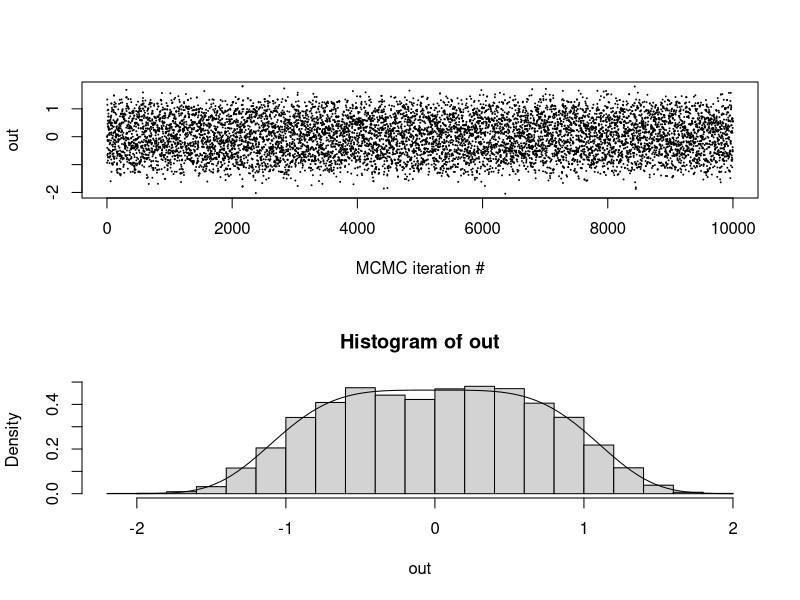
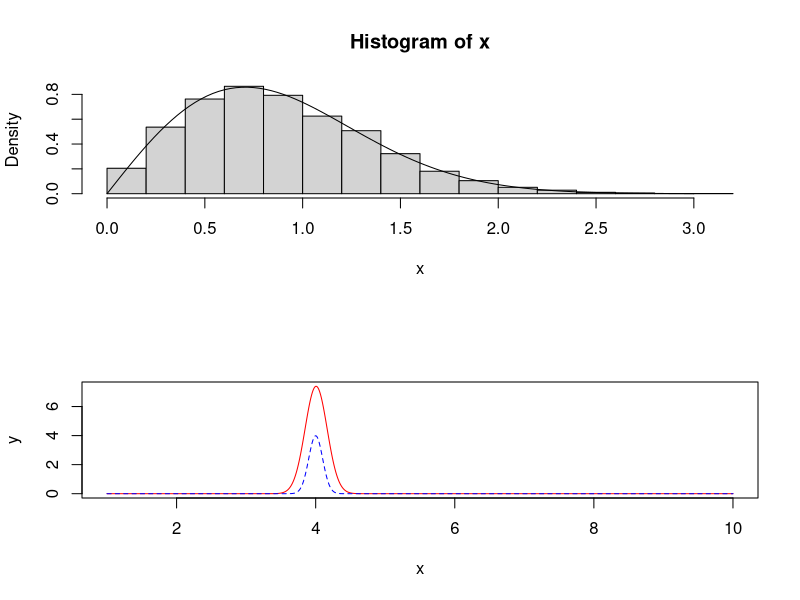
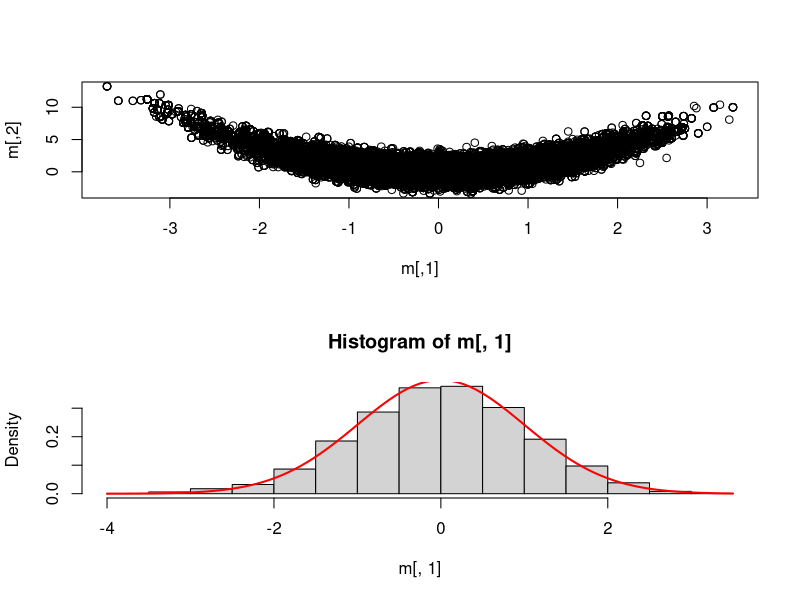
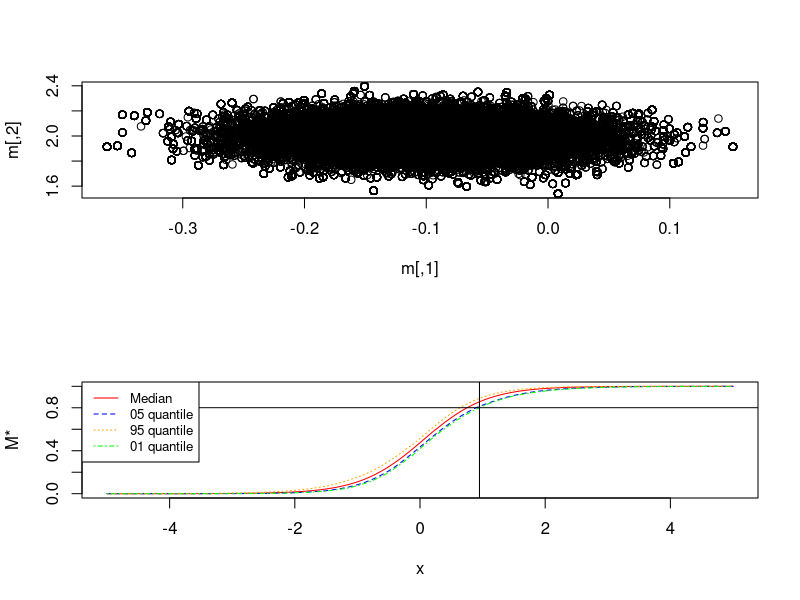

The R script that drew these images, in order:
## ---- chunk 1
rm(list = ls())
## ---- chunk 2
# general 1d independence metropolis hastings
oneD.IRWMH <- function(prob,
                       sigma=1.0,
                       theta1=0.0,
                       Nsamp=10000){
  res <- numeric(Nsamp)
  # allocate memory
  res[1] <- 0.0
  # old importance weight
  wt.old <- prob(res[1])/dnorm(res[1], sd=sigma)
  Nacc <- 0
    for(i in 2:Nsamp){
      # proposal (note, independent of past)
      thetaStar <- rnorm(1, sd=sigma)
      # new importance weight
      wt.star <- prob(thetaStar)/dnorm(thetaStar, sd=sigma)
      # accept probability
      alpha <- min(1.0, wt.star/wt.old)
      # accept/reject
      if(runif(1) < alpha){
        res[i] <- thetaStar
        wt.old <- wt.star
        Nacc <- Nacc+1
      } else {
        res[i] <- res[i-1]
      }
    }
  return(res)
}

# pdf from mandatory pdf
pdf <- function(x) {
  return ((2^0.25*gamma(3/4)/pi) * exp(-x^4 / 2))
}


# sample n samples
n <- 10000
out <- oneD.IRWMH(pdf, theta1 = 0.0, sigma=1, Nsamp = n)

# plot 
par(mfrow=c(2,1))
plot(1:length(out),out,pch=20,cex=0.1,xlab="MCMC iteration #")
hist(out, probability = TRUE)
curve(pdf, add = TRUE, -2, 2)
## ---- chunk 3
# Use inverse sampling method to sample from
# p(x) = 2x exp(-x^2)
inverse_sampling <- function(Nsamples) {
  # Sample n samples from uniform distribution
  u <- runif(Nsamples)
  # Return X = F^-1(U)
  return(sqrt(-log(1-u)))
}

# PDF
pdf2 <- function(x) {
  return(2*x * exp(-x^2))
}

x <- inverse_sampling(10000)
hist(x, probability = TRUE)
curve(pdf2, 0, 3, add = TRUE)
## ---- chunk 4
g <- function(x) {
 exp(sqrt(x))*exp(-20*(x-4)^2)
}

f <- function(x) {
  dnorm(x, mean=4, sd=0.1)
}

x<-seq(1,10,0.01); y1=g(x); y2=f(x)
plot(x, y1, type="l", pch=19, col="red", xlab="x", ylab="y")
lines(x, y2, pch=18, col="blue", type="l", lty=2)
legend(1, 95, legend=c("Line 1", "Line 2"),
       col=c("red", "blue"), lty=1:2, cex=0.8)
## ---- chunk 5
importance <- function(Nsamp) {
  # Sample from f
  x <- rnorm(Nsamp, 4, 0.1)
  # calculate empirical mean
  return(mean((g(x)*(x>0))/(f(x))))
}

# Estimate of integral using importance sampling
importance(100000)
# Numerical integration
integrate(g, 0, Inf)$value
## ---- chunk 6
# Load the multivariate normal library 
library(mvtnorm)
library(coda)

# Target function from 
logg <- function(theta) {
  return(-theta[1]^2/2 - (theta[2] - theta[1]^2)^2 /2)
}

# 2D Random walk using log g
smile_shaped <- function(logg,
                         sigma=diag(2),
                         theta=c(0.0, 0.0),
                         Nsamp=100000){
  
  # Reserve 2xNsamp matrix with zeros
  res <- matrix(0, Nsamp, 2)
  
  # Set initial conditions
  res[1,] <- theta
  
  # Calculate old log-probability
  logold <- logg(theta)
  
  # accept counter
  Nacc <- 0
  
  # Iterate no of samples.
  for(i in 2:Nsamp){
    # Proposal step
    new <- res[i-1,] + rmvnorm(1, theta, sigma)
    # Log-p of proposal step
    lognew <- logg(new)
    # Evaluate step
    logfrac <- exp(min(0.0,lognew-logold))
    # Accept or reject new step
    if(runif(1)<logfrac && is.finite(logfrac)){
      # accept
      res[i,] <- new
      logold <- lognew
      Nacc <- Nacc+1
    } else {
      # reject
      res[i,] <- res[i-1,]
    }
  }
  print(paste("Accept prob: ", Nacc/Nsamp))
  return(res[5000:Nsamp,])
}

# Covariance matrix
sigma <- matrix(c(2, 0, 0, 2), nrow=2, ncol=2)
m <- smile_shaped(logg=logg, sigma=sigma, c(0.0, 0.0), 50000)
## ---- chunk 7
# Plot multivariate distribution
plot(m)
## ---- chunk 8
# Plot marginal of theta1 and compare with standard normal
hist(m[,1], probability=TRUE)
curve(dnorm(x, mean=0, sd=1), 
      col="red", lwd=2, add=TRUE, yaxt="n")
## ---- chunk 9
ESS <- function(x) {
  coda::effectiveSize(x)
}

ESS(m[,1])
ESS(m[,2])
## ---- chunk 10
# Load the data set
df <- data.frame(read.table("logistic_regression_data.txt"))
x <- df$x
y <- df$y

# function returning a log-posterior kernel for theta
logistic.lp <- function(theta) {
  alpha <- theta[1]
  beta <- theta[2]
  # log-likelihood
  Eeta <- exp(alpha + beta*x)
  p <- Eeta/(1.0 + Eeta)
  log.like <- sum(dbinom(y, size=1, prob = p, log=TRUE))
  
  # priors
  log.prior <- dnorm(alpha, sd=10, log=TRUE) + dnorm(beta, sd=10, log=TRUE)
  
  # log-posterior kernel
  return(log.like+log.prior)
}
## ---- chunk 11
# Independent sampler
IndepMH <- function(prob, theta=c(0, 0), sigma=diag(2), Nsamp=1000, S=1){
  # Allocate space
  res <- matrix(0, Nsamp, 2)
  # Set initial values
  res[1,] <- theta
  # Old importance
  pold <- prob(theta)/dmvnorm(theta, mean=theta ,sigma=sigma)
  # No of accept
  Nacc <- 0
  for (i in 2:Nsamp){
    # Sample theta from multivariate normal with scaled sigma
    new <- rmvnorm(1, theta, S*sigma)
    # Importance of new theta
    pnew <- prob(new)/dmvnorm(new, mean=theta, sigma=sigma)
    frac <- min(1.0, pnew/pold)
    if(runif(1)<frac && is.finite(frac)){
      # Accept
      res[i,] <- new
      pold <- pnew
      Nacc <- Nacc+1
    } else {
      # Reject
      res[i,] <- res[(i-1),]
    }
  }
  print(paste0("accept rate : ",Nacc/Nsamp))
  return(res[1000:Nsamp,])
}

sigma <- matrix(c(0.00653,-0.00058,-0.00058,0.01689),2,2)

m <- IndepMH(logistic.lp, c(-0.102, 1.993), sigma, 30000, 0.6)
plot(m)
## ---- chunk 12
ESS(m[,1])
ESS(m[,2])
## ---- chunk 13
# Plotdist is function for calculating values for plotting
plotdist <- function (x) {
  # Calculate m(x*)
  mstar <- exp(m[,1] + m[,2]*x) / (1 + exp(m[,1] + m[,2]*x))
  # calulcate median given x*
  med <- median(mstar)
  # Caltulate quantiles given x*
  quant05 <- quantile(mstar, 0.05)
  quant95 <- quantile(mstar, 0.95)
  quant01 <- quantile(mstar, 0.01)
  # return vector of calculations
  return(c(med, quant05, quant95, quant01))
}

# sequence of x* values
x <- seq(-5, 5, 0.01)
# plot 
plotmat <- matrix(0, length(x), 4)
# set index
i <- 0
# Loop through all x* values in sequence
for (val in x) {
  # increment index for each value in xÆ
  i <- i+1
  plotmat[i,] <- plotdist(val)
}

# First value larger than 0.8 (for plotting horizontal)
horizontal <- plotmat[, 4][plotmat[, 4] > 0.8][1]

# First x-value of m-value with 99% probability of being larger than 0.8
vertical <- x[Position(function(x) x > 0.8, plotmat[, 4])]

# Plot all medians and quantiles conditional on x*
plot(x, plotmat[, 1], type="l", col="red", ylab="M*")
lines(x, plotmat[, 2], type="l", col="blue", lty=2)
lines(x, plotmat[, 3], type="l", col="orange", lty=3)
lines(x, plotmat[, 4], type="l", col="green", lty=4)
# Add vertical line for x values
abline(v = vertical, col="black")
# add horizontal line for m values
abline(h = horizontal, col="black")
legend("topleft", legend=c("Median", "05 quantile", "95 quantile", "01 quantile"),
       col=c("red", "blue", "orange", "green"), lty=1:4, cex=0.8)

# X* where P(M(X*) > 0.8) = 0.99 
print(vertical)
